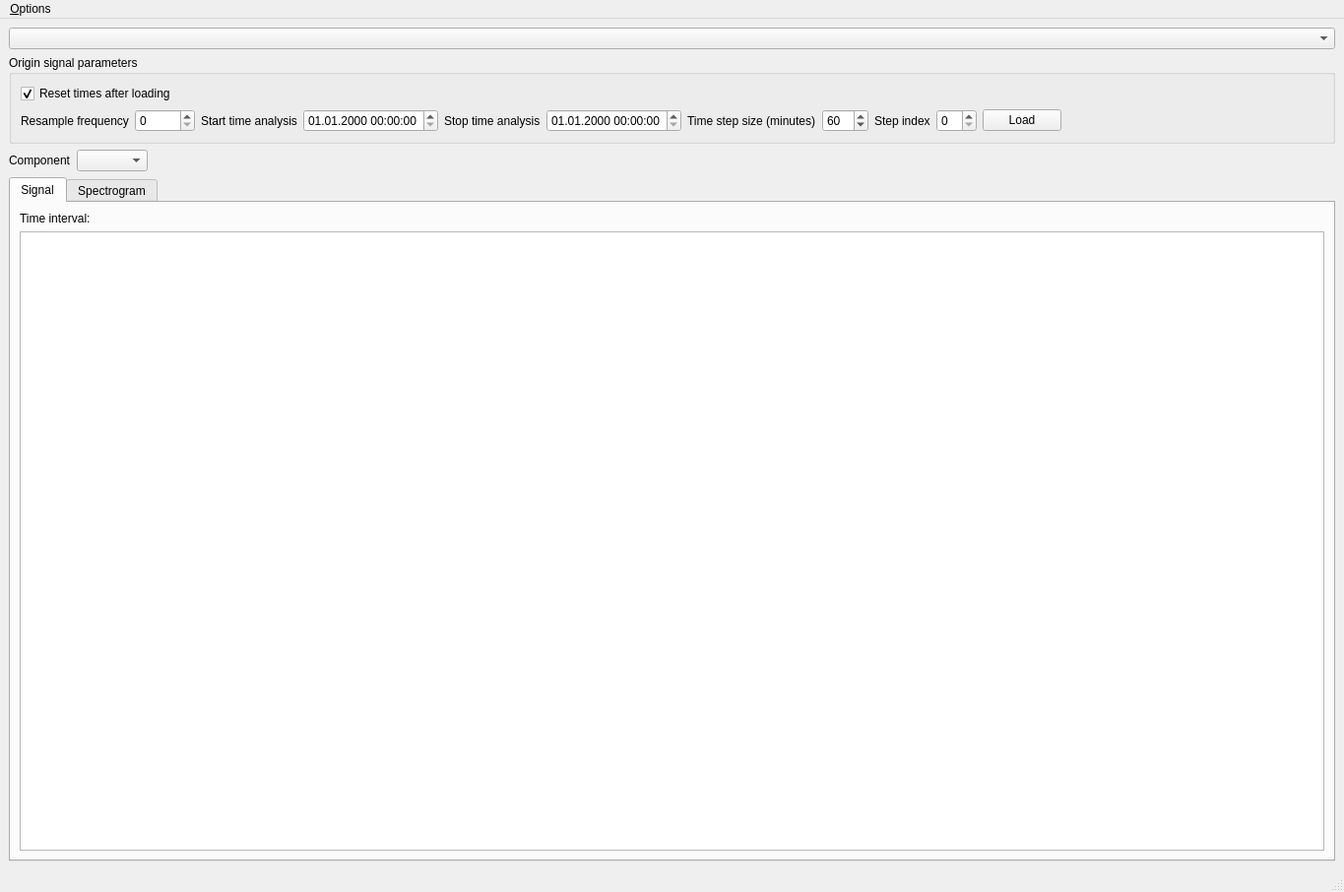
<?xml version="1.0" encoding="UTF-8"?>
<ui version="4.0">
 <class>MainWindow</class>
 <widget class="QMainWindow" name="MainWindow">
  <property name="windowModality">
   <enum>Qt::ApplicationModal</enum>
  </property>
  <property name="geometry">
   <rect>
    <x>0</x>
    <y>0</y>
    <width>1365</width>
    <height>906</height>
   </rect>
  </property>
  <property name="windowTitle">
   <string>Spectrogram Viewer</string>
  </property>
  <property name="documentMode">
   <bool>false</bool>
  </property>
  <widget class="QWidget" name="centralwidget">
   <layout class="QVBoxLayout" name="verticalLayout">
    <item>
     <layout class="QGridLayout" name="gridLayout_2">
      <item row="2" column="0">
       <layout class="QHBoxLayout" name="horizontalLayout_5">
        <item>
         <widget class="QLabel" name="label_15">
          <property name="text">
           <string>Component</string>
          </property>
         </widget>
        </item>
        <item>
         <widget class="QComboBox" name="cbComponents"/>
        </item>
        <item>
         <spacer name="horizontalSpacer_5">
          <property name="orientation">
           <enum>Qt::Horizontal</enum>
          </property>
          <property name="sizeHint" stdset="0">
           <size>
            <width>40</width>
            <height>20</height>
           </size>
          </property>
         </spacer>
        </item>
       </layout>
      </item>
      <item row="0" column="0" colspan="2">
       <layout class="QHBoxLayout" name="horizontalLayout">
        <item>
         <widget class="QComboBox" name="cbFileName">
          <property name="minimumSize">
           <size>
            <width>50</width>
            <height>0</height>
           </size>
          </property>
         </widget>
        </item>
       </layout>
      </item>
      <item row="1" column="0" colspan="2">
       <widget class="QGroupBox" name="groupBox_3">
        <property name="title">
         <string>Origin signal parameters</string>
        </property>
        <layout class="QVBoxLayout" name="verticalLayout_7">
         <item>
          <widget class="QCheckBox" name="cbResetFields">
           <property name="text">
            <string>Reset times after loading</string>
           </property>
           <property name="checked">
            <bool>true</bool>
           </property>
          </widget>
         </item>
         <item>
          <layout class="QHBoxLayout" name="horizontalLayout_9">
           <item>
            <widget class="QLabel" name="label_4">
             <property name="text">
              <string>Resample frequency</string>
             </property>
            </widget>
           </item>
           <item>
            <widget class="QSpinBox" name="sbResampleFrequency">
             <property name="maximum">
              <number>10000</number>
             </property>
            </widget>
           </item>
           <item>
            <widget class="QLabel" name="label_19">
             <property name="text">
              <string>Start time analysis</string>
             </property>
            </widget>
           </item>
           <item>
            <widget class="QDateTimeEdit" name="dtStartTime">
             <property name="enabled">
              <bool>true</bool>
             </property>
             <property name="displayFormat">
              <string>dd.MM.yyyy HH:mm:ss</string>
             </property>
            </widget>
           </item>
           <item>
            <widget class="QLabel" name="label_20">
             <property name="text">
              <string>Stop time analysis</string>
             </property>
            </widget>
           </item>
           <item>
            <widget class="QDateTimeEdit" name="dtStopTime">
             <property name="enabled">
              <bool>true</bool>
             </property>
             <property name="displayFormat">
              <string>dd.MM.yyyy HH:mm:ss</string>
             </property>
            </widget>
           </item>
           <item>
            <widget class="QLabel" name="label_21">
             <property name="text">
              <string>Time step size (minutes)</string>
             </property>
            </widget>
           </item>
           <item>
            <widget class="QSpinBox" name="sbTimeStepSize">
             <property name="enabled">
              <bool>true</bool>
             </property>
             <property name="maximum">
              <number>120</number>
             </property>
             <property name="value">
              <number>60</number>
             </property>
            </widget>
           </item>
           <item>
            <widget class="QLabel" name="label_22">
             <property name="text">
              <string>Step index</string>
             </property>
            </widget>
           </item>
           <item>
            <widget class="QSpinBox" name="sbTimeStepIndex">
             <property name="enabled">
              <bool>true</bool>
             </property>
            </widget>
           </item>
           <item>
            <widget class="QPushButton" name="bLoadData">
             <property name="enabled">
              <bool>true</bool>
             </property>
             <property name="text">
              <string>Load</string>
             </property>
            </widget>
           </item>
           <item>
            <spacer name="horizontalSpacer">
             <property name="orientation">
              <enum>Qt::Horizontal</enum>
             </property>
             <property name="sizeHint" stdset="0">
              <size>
               <width>40</width>
               <height>20</height>
              </size>
             </property>
            </spacer>
           </item>
          </layout>
         </item>
        </layout>
       </widget>
      </item>
     </layout>
    </item>
    <item>
     <widget class="QTabWidget" name="tabWidget">
      <property name="currentIndex">
       <number>0</number>
      </property>
      <widget class="QWidget" name="tab_2">
       <attribute name="title">
        <string>Signal</string>
       </attribute>
       <layout class="QVBoxLayout" name="verticalLayout_4">
        <item>
         <widget class="QLabel" name="lSignalTimeInterval">
          <property name="text">
           <string>Time interval: &lt;Time interval&gt;</string>
          </property>
         </widget>
        </item>
        <item>
         <widget class="GraphicsLayoutWidget" name="gwGraphOriginalSignal"/>
        </item>
       </layout>
      </widget>
      <widget class="QWidget" name="tab">
       <attribute name="title">
        <string>Spectrogram</string>
       </attribute>
       <layout class="QVBoxLayout" name="verticalLayout_2">
        <item>
         <widget class="QLabel" name="lSpectrogramTimeInterval">
          <property name="text">
           <string>Time interval: &lt;Time interval&gt;</string>
          </property>
         </widget>
        </item>
        <item>
         <layout class="QHBoxLayout" name="horizontalLayout_4">
          <item>
           <widget class="QLabel" name="label_16">
            <property name="text">
             <string>Minimal frequency</string>
            </property>
           </widget>
          </item>
          <item>
           <widget class="QDoubleSpinBox" name="dsMinFrequency">
            <property name="maximum">
             <double>10000.000000000000000</double>
            </property>
           </widget>
          </item>
          <item>
           <widget class="QLabel" name="label_17">
            <property name="text">
             <string>Maximal frequency</string>
            </property>
           </widget>
          </item>
          <item>
           <widget class="QDoubleSpinBox" name="dsMaxFrequency">
            <property name="maximum">
             <double>10000.000000000000000</double>
            </property>
            <property name="value">
             <double>20.000000000000000</double>
            </property>
           </widget>
          </item>
          <item>
           <spacer name="horizontalSpacer_3">
            <property name="orientation">
             <enum>Qt::Horizontal</enum>
            </property>
            <property name="sizeHint" stdset="0">
             <size>
              <width>40</width>
              <height>20</height>
             </size>
            </property>
           </spacer>
          </item>
         </layout>
        </item>
        <item>
         <widget class="GraphicsLayoutWidget" name="gwGraphOriginalSpectrogram"/>
        </item>
       </layout>
      </widget>
     </widget>
    </item>
   </layout>
  </widget>
  <widget class="QMenuBar" name="menubar">
   <property name="geometry">
    <rect>
     <x>0</x>
     <y>0</y>
     <width>1365</width>
     <height>22</height>
    </rect>
   </property>
   <widget class="QMenu" name="menuOptions">
    <property name="title">
     <string>&amp;Options</string>
    </property>
    <addaction name="aOpenExportForm"/>
   </widget>
   <addaction name="menuOptions"/>
  </widget>
  <widget class="QStatusBar" name="statusBar"/>
  <action name="aOpenExportForm">
   <property name="text">
    <string>&amp;Export</string>
   </property>
  </action>
 </widget>
 <customwidgets>
  <customwidget>
   <class>GraphicsLayoutWidget</class>
   <extends>QGraphicsView</extends>
   <header location="global">pyqtgraph.h</header>
  </customwidget>
 </customwidgets>
 <resources/>
 <connections/>
</ui>
